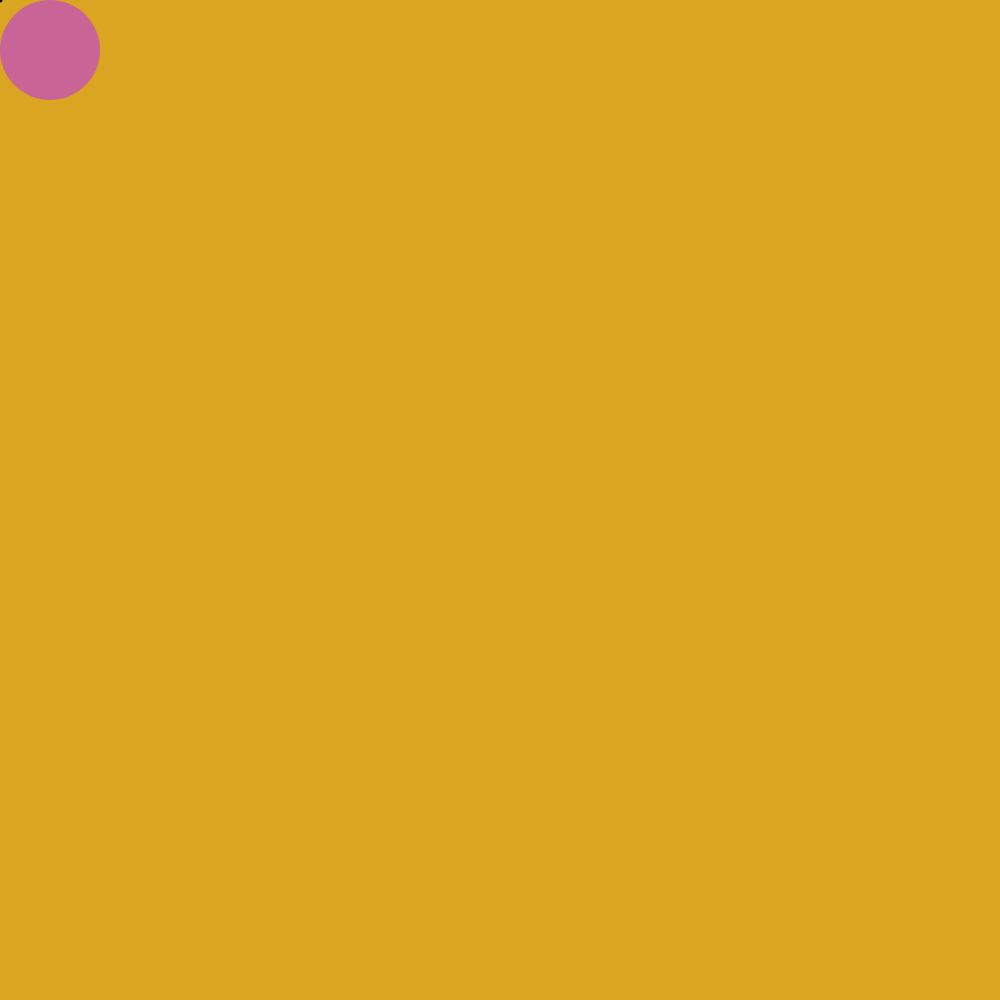
Frame 1 (no input)
Frame 60 (no input): identical to frame 1, image omitted
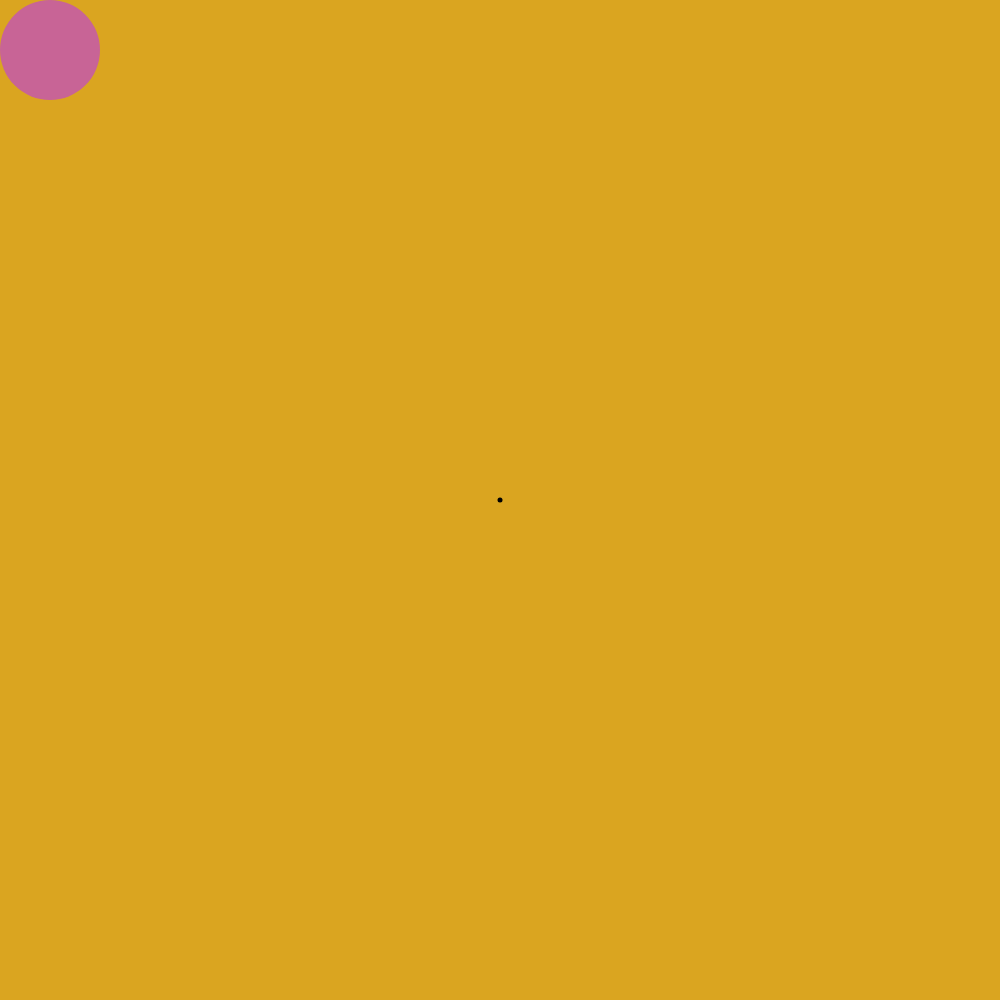
Frame 120 (the mouse pressed at the canvas centre since frame 60)

The p5.js sketch that drew these frames (run headless with seeded random() and noise() and a simulated clock; from frame 60 on, the mouse is pressed at the canvas centre):

// p5.js sketch
// ── sketch.js
function setup() {
    createCanvas(1000, 1000);
    background(218, 165, 32); 
    noCursor();
}

// Global Variables
let diameter = 100;


function mouseClicked({clientX, clientY}) {
    //console.log("X:", clientX, "and Y:", clientY);
    if(clientX <= diameter && clientY <= diameter) {
        console.log("In Circle.");
    } else {
        console.log("Out of Circle.");
    }
}


function draw() {
    background(218, 165, 32); 

    //click circle
    noStroke();
    fill(200, 100, 150);
    circle(50, 50, diameter);

    //mouse pointers
    fill(0);
    strokeWeight(0.5);
    ellipse(mouseX, mouseY, 5, 5);    
}
